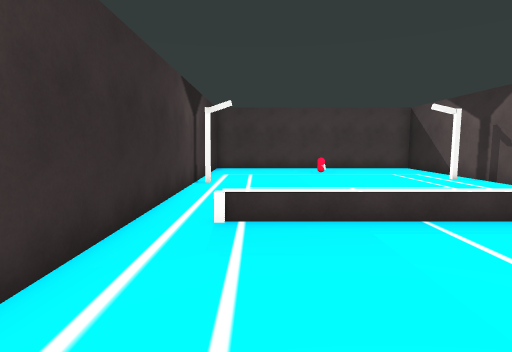
[1] (above)

12 first-person views from a walk through a 3-D level made in the Unity game engine. The camera is 1.5 m above the floor, tilts 6° down and sees 80° across. The floor is counted in squares, 1 m on a side. Each view is taken from the middle of a square. On the plan, view 1 faces up. The plan holds only what a view shows up to about 15 squares ahead; the rest is blank. The player is left out. Some surface patterns are stand-ins.

[2]
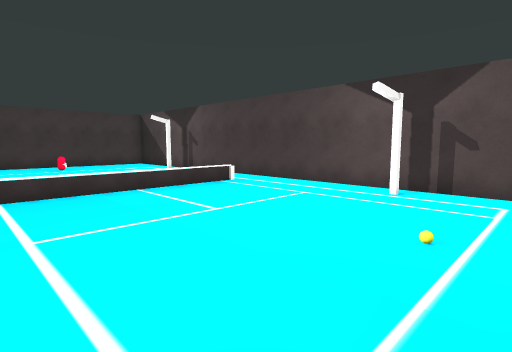

[3]
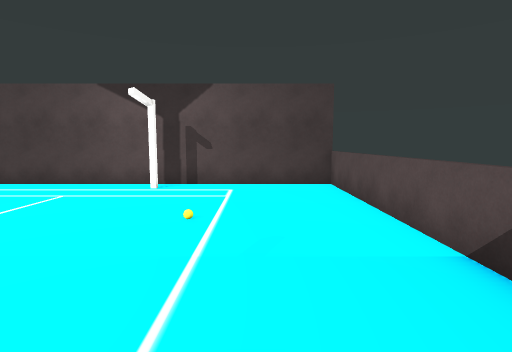

[4]
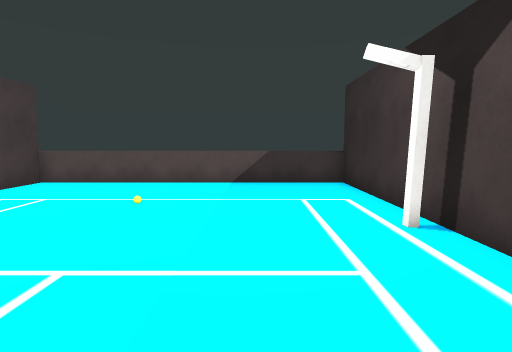

[5]
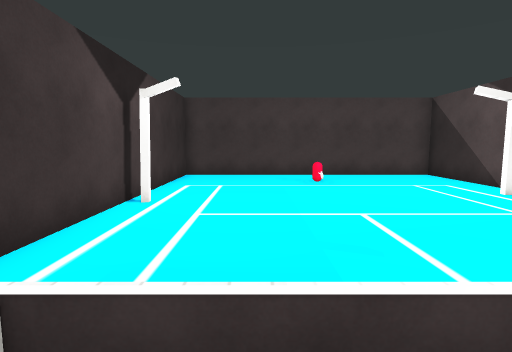

[6]
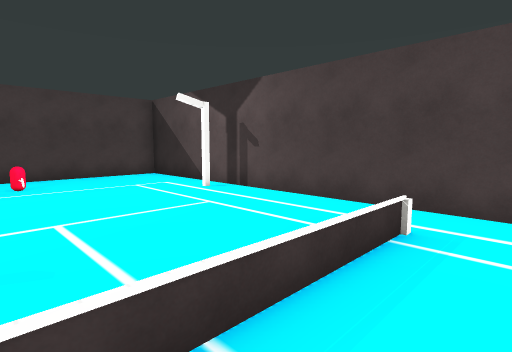

[7]
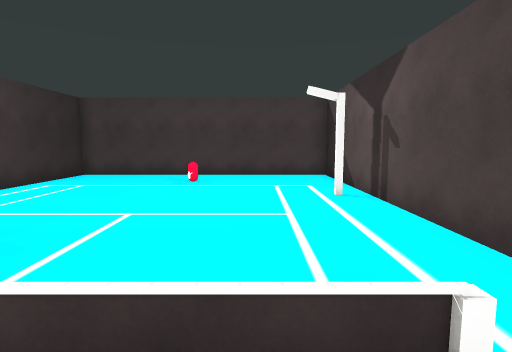

[8]
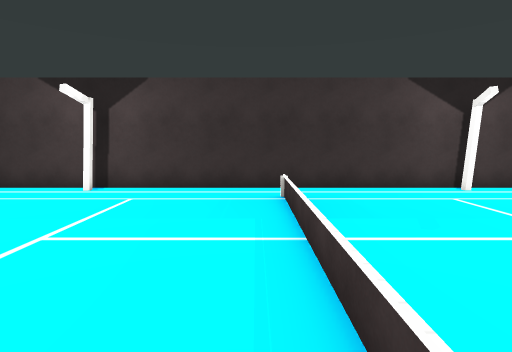

[9]
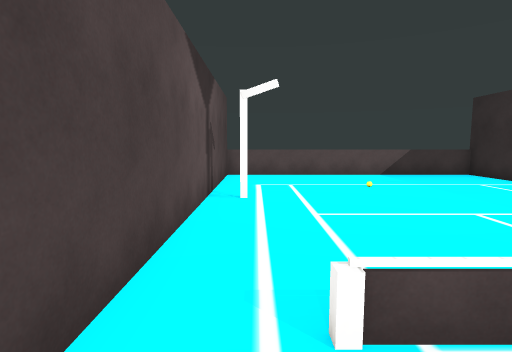

[10]
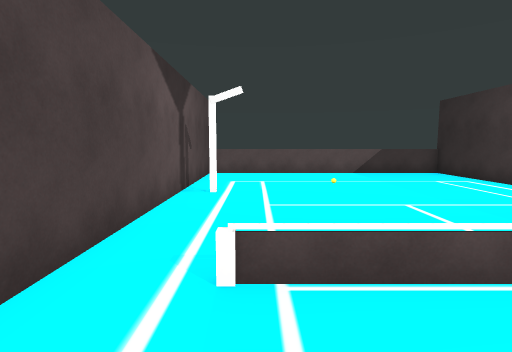

[11]
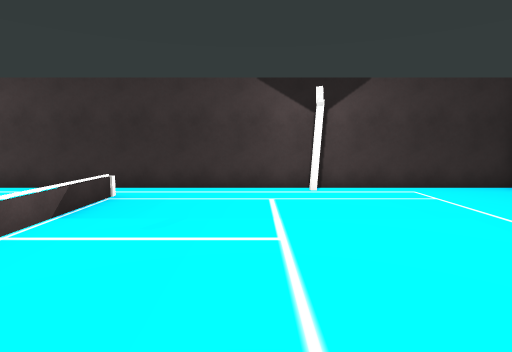

[12]
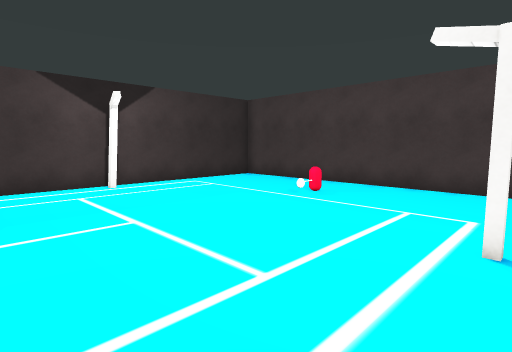

### Floor plan
Points are (right, up) in squares from view 1. A wall is a line through its corners. A room is listed if a view was taken in it or the views show most of it. See-through windows are left out.
Room 1 (views 1, 2, 3, 4, 5, 6, 7, 8)
walls: (-2.4, 5.4) (-2.4, -6.8) (9.4, -6.8) (9.4, 5.4)
low walls: (7.5, 5.8) (-0.9, 5.8)
ways out: opening at (-2, 6) to room 2; opening at (8.5, 6) to room 2
Room 2 (views 9, 10, 11, 12)
walls: (9.4, 5.4) (9.4, 18.8) (-2.4, 18.8) (-2.4, 5.4)
low walls: (-0.9, 5.8) (7.5, 5.8)
ways out: opening at (-2, 6) to room 1; opening at (8.5, 6) to room 1
objects: other object (3, 16)

Where each view was taken, in squares from view 1:
view 1: 0 up, 0 right, facing up
view 2: 4 down, 1 left, facing up-right
view 3: 4 down, 2 left, facing right
view 4: 5 up, 1 right, facing down
view 5: 4 up, 1 right, facing up
view 6: 4 up, 2 right, facing up-right
view 7: 4 up, 6 right, facing up
view 8: 5 up, 8 right, facing left
view 9: 8 up, 8 right, facing down
view 10: 9 up, 7 right, facing down
view 11: 10 up, 8 right, facing left
view 12: 8 up, 9 right, facing up-left
